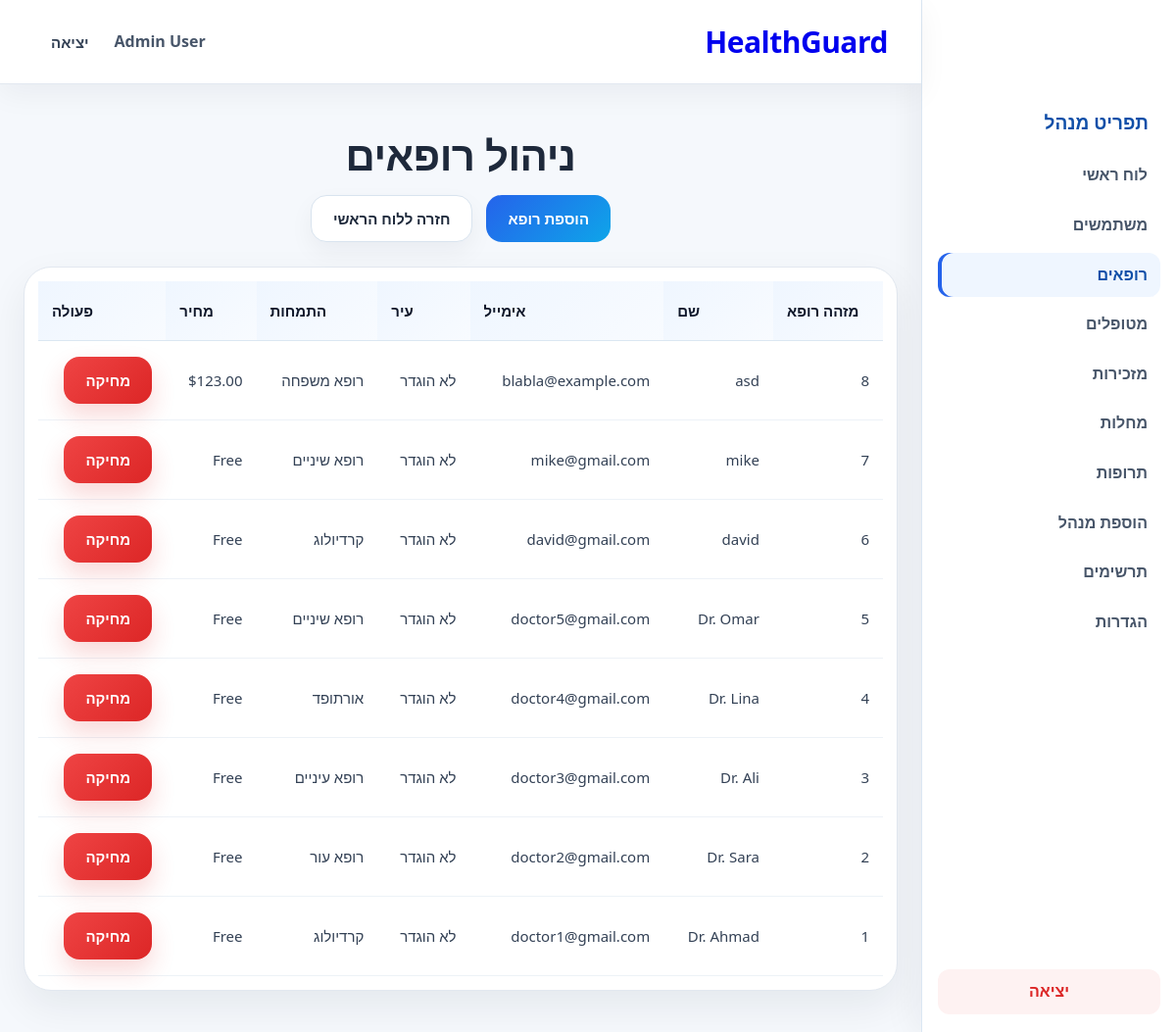
Screenshot of /admin/manage_doctors.php (signed in) with the database file from the repository.
### tables this page shows
CREATE TABLE `doctors` (
  `doctor_id` int(11) NOT NULL,
  `user_id` int(11) NOT NULL,
  `specialization` varchar(100) NOT NULL,
  `consultation_fee` decimal(10,2) DEFAULT NULL
);

CREATE TABLE `users` (
  `user_id` int(11) NOT NULL,
  `name` varchar(100) NOT NULL,
  `role` enum('patient','doctor','admin','secretary') NOT NULL,
  `email` varchar(100) NOT NULL,
  `password` varchar(255) NOT NULL,
  `city` varchar(80) DEFAULT NULL,
  `created_at` timestamp NULL DEFAULT current_timestamp()
);

### db_connection.php (called while the page is built, shortened)
<?php
function HebrewText($value)
{
    $translations = [
        'admin' => 'מנהל',
        'doctor' => 'רופא',
        'patient' => 'מטופל',
        'secretary' => 'מזכירות',
        'pending' => 'ממתין',
        'accepted' => 'אושר',
        'completed' => 'הושלם',
        'cancelled' => 'בוטל',
        'verified' => 'אושר',
        'rejected' => 'נדחה',
        'taken' => 'נלקחה',
        'skipped' => 'דולגה',
        'appointment' => 'תור',
        'medicine' => 'תרופה',
        'message' => 'הודעה',
        'report' => 'דוח',
        'nutrition' => 'תזונה',
        'cardiologist' => 'קרדיולוג',
        'dermatologist' => 'רופא עור',
        'ophthalmologist' => 'רופא עיניים',
        'orthopedic' => 'אורתופד',
        'dentist' => 'רופא שיניים',
        'dietitian' => 'דיאטן',
        'family_doctor' => 'רופא משפחה',
        'Sunday' => 'ראשון',
        'Monday' => 'שני',
        'Tuesday' => 'שלישי',
        'Wednesday' => 'רביעי',
        'Thursday' => 'חמישי',
        'Friday' => 'שישי',
        'Saturday' => 'שבת',
        'male' => 'זכר',
        'female' => 'נקבה',
        'other' => 'אחר',
        'Patients' => 'מטופלים',
        'Doctors' => 'רופאים',
        'Appointments' => 'תורים',
        'Reports' => 'דוחות',
    ];
    return $translations[$value] ?? $value;
}
?>

### admin/manage_doctors.php (the view, shortened to what this page needs)
<?php
include("../db_connection.php");
$conn = OpenCon();
$sql = "SELECT
            doctors.doctor_id,
            users.user_id,
            users.name,
            users.email,
            users.city,
            doctors.specialization,
            doctors.consultation_fee
        FROM doctors
        INNER JOIN users
            ON doctors.user_id=users.user_id
        ORDER BY doctors.doctor_id DESC";
$result = mysqli_query($conn, $sql);
?>
<!DOCTYPE html>
<html lang="he" dir="rtl">
<head>
    <link rel="stylesheet" href="/HealthGuard/style.css">
</head>
<body>
<?php include("../navbar.php"); ?>
<div class="section">
    <h1 class="section-title">ניהול רופאים</h1>
    <div class="hero-actions" style="justify-content:center; margin-bottom:25px;">
        <a href="/HealthGuard/admin/add_doctor.php" class="primary-btn">הוספת רופא</a>
        <a href="/HealthGuard/admin/admin_dashboard.php" class="secondary-btn">חזרה ללוח הראשי</a>
    </div>
    <div class="table-wrapper">
        <table>
            <tr>
                <th>מזהה רופא</th>
                <th>שם</th>
                <th>אימייל</th>
                <th>עיר</th>
                <th>התמחות</th>
                <th>מחיר</th>
                <th>פעולה</th>
            </tr>
            <?php
            while ($row = mysqli_fetch_assoc($result)) {
                $city_text = 'לא הוגדר';
                $fee_text = 'Free';
                if ($row['consultation_fee'] !== null) {
                    $fee_text = '$' . number_format($row['consultation_fee'], 2);
                }
            ?>
            <tr>
                <td><?php echo $row['doctor_id']; ?></td>
                <td><?php echo $row['name']; ?></td>
                <td><?php echo $row['email']; ?></td>
                <td><?php echo $city_text; ?></td>
                <td><?php echo HebrewText($row['specialization']); ?></td>
                <td><?php echo $fee_text; ?></td>
                <td>
                    <a href="/HealthGuard/admin/delete_doctor.php?doctor_id=<?php echo $row['doctor_id']; ?>&user_id=<?php echo $row['user_id']; ?>" class="danger-btn">מחיקה</a>
                </td>
            </tr>
            <?php } ?>
        </table>
    </div>
</div>
</body>
</html>

### navbar.php (shortened to what this page needs)
<?php
$logged_in = isset($_SESSION['user_id'], $_SESSION['role']);
$site_name = "HealthGuard";
if ($logged_in) {
    include_once(__DIR__ . "/db_connection.php");
    $nav_conn = OpenCon();
    $site_sql = "SELECT setting_value
                 FROM system_settings
                 WHERE setting_name='site_name'";
    $site_result = mysqli_query($nav_conn, $site_sql);
    $site_row = null;
    if ($site_result) {
        $site_row = mysqli_fetch_assoc($site_result);
    }
    $site_name = $site_row['setting_value'] ?? $site_name;
}
$menus = [
    'admin' => [
        '/HealthGuard/admin/admin_dashboard.php' => 'לוח ראשי',
        '/HealthGuard/admin/manage_users.php' => 'משתמשים',
        '/HealthGuard/admin/manage_doctors.php' => 'רופאים',
        '/HealthGuard/admin/manage_patients.php' => 'מטופלים',
        '/HealthGuard/admin/manage_secretaries.php' => 'מזכירות',
        '/HealthGuard/admin/manage_illnesses.php' => 'מחלות',
        '/HealthGuard/admin/manage_drugs.php' => 'תרופות',
        '/HealthGuard/admin/add_admin.php' => 'הוספת מנהל',
        '/HealthGuard/admin/charts.php' => 'תרשימים',
        '/HealthGuard/admin/settings.php' => 'הגדרות',
    ],
    'doctor' => [
        '/HealthGuard/doctor/doctor_dashboard.php' => 'לוח ראשי',
        '/HealthGuard/doctor/my_profile.php' => 'הפרופיל שלי',
        '/HealthGuard/doctor/my_patients.php' => 'המטופלים שלי',
        '/HealthGuard/doctor/my_appointments.php' => 'תורים',
        '/HealthGuard/doctor/my_reports.php' => 'דוחות',
        '/HealthGuard/doctor/my_messages.php' => 'הודעות',
        '/HealthGuard/doctor/my_schedule.php' => 'לוח הזמנים שלי',
        '/HealthGuard/notifications.php' => 'התראות',
    ],
    'patient' => [
        '/HealthGuard/patient/patient_dashboard.php' => 'לוח ראשי',
        '/HealthGuard/patient/find_doctor.php' => 'חיפוש רופא',
        '/HealthGuard/patient/my_appointments.php' => 'תורים',
        '/HealthGuard/patient/my_messages.php' => 'הודעות',
        '/HealthGuard/patient/my_doctors.php' => 'הרופאים שלי',
        '/HealthGuard/patient/my_reports.php' => 'דוחות',
        '/HealthGuard/patient/my_medications.php' => 'תרופות',
        '/HealthGuard/patient/my_allergies.php' => 'אלרגיות',
        '/HealthGuard/patient/my_nutrition_plan.php' => 'תוכנית תזונה',
        '/HealthGuard/patient/medical_history.php' => 'היסטוריה רפואית',
        '/HealthGuard/patient/progress.php' => 'ההתקדמות שלי',
        '/HealthGuard/patient/upload_family_report.php' => 'העלאת הפניה',
        '/HealthGuard/patient/my_profile.php' => 'הפרופיל שלי',
        '/HealthGuard/notifications.php' => 'התראות',
    ],
    'secretary' => [
        '/HealthGuard/secretary/secretary_dashboard.php' => 'לוח ראשי',
    ],
];
$current_path = parse_url($_SERVER['REQUEST_URI'] ?? '', PHP_URL_PATH);
$active_aliases = [
    '/HealthGuard/patient/show_doctors.php' => '/HealthGuard/patient/find_doctor.php',
    '/HealthGuard/patient/book_appointment.php' => '/HealthGuard/patient/find_doctor.php',
    '/HealthGuard/patient/edit_appointment.php' => '/HealthGuard/patient/my_appointments.php',
    '/HealthGuard/patient/delete_appointment.php' => '/HealthGuard/patient/my_appointments.php',
    '/HealthGuard/doctor/manage_appointment.php' => '/HealthGuard/doctor/my_appointments.php',
    '/HealthGuard/doctor/manage_nutrition.php' => '/HealthGuard/doctor/my_patients.php',
    '/HealthGuard/secretary/verify_upload.php' => '/HealthGuard/secretary/secretary_dashboard.php',
];
$active_path = $active_aliases[$current_path] ?? $current_path;
$dashboards = [
    '/HealthGuard/admin/admin_dashboard.php',
    '/HealthGuard/doctor/doctor_dashboard.php',
    '/HealthGuard/patient/patient_dashboard.php',
    '/HealthGuard/secretary/secretary_dashboard.php',
];
$show_sidebar = $logged_in && !in_array($current_path, $dashboards);
$role_labels = [
    'admin' => 'מנהל',
    'doctor' => 'רופא',
    'patient' => 'מטופל',
    'secretary' => 'מזכירות',
];
?>
<nav class="navbar">
    <div class="nav-left">
        <a href="/HealthGuard/index.php" class="logo"><?php echo $site_name; ?></a>
    </div>
    <div class="nav-right">
        <?php if ($logged_in) { ?>
            <span class="nav-user"><?php echo $_SESSION['name'] ?? ucfirst($_SESSION['role']); ?></span>
            <a href="/HealthGuard/logout.php" class="nav-logout">יציאה</a>
        <?php } else { ?>
            <a href="/HealthGuard/index.php">בית</a>
            <a href="/HealthGuard/signup.php">הרשמה</a>
        <?php } ?>
    </div>
</nav>
<?php if ($show_sidebar) { ?>
    <aside class="app-sidebar" id="appSidebar">
        <div class="sidebar-heading">
            תפריט <?php echo $role_labels[$_SESSION['role']]; ?>
        </div>
        <div class="sidebar-links">
            <?php foreach ($menus[$_SESSION['role']] ?? [] as $link => $label) { ?>
                <?php
                $active_class = '';
                if ($active_path === $link) {
                    $active_class = ' active';
                }
                ?>
                <a
                    href="<?php echo $link; ?>"
                    class="sidebar-link<?php echo $active_class; ?>"
                >
                    <span><?php echo $label; ?></span>
                </a>
            <?php } ?>
        </div>
        <a href="/HealthGuard/logout.php" class="sidebar-logout">יציאה</a>
    </aside>
<?php } ?>

### style.css (style rules this page uses)
* { margin: 0; padding: 0; box-sizing: border-box; }
html, body { min-height: 100%; font-family: "Segoe UI", Tahoma, Geneva, Verdana, sans-serif; scroll-behavior: smooth; }
html[dir="rtl"] body { direction: rtl; text-align: right; }
body { background: #f5f8fc; color: #1e293b; line-height: 1.6; }
a { text-decoration: none; transition: 0.25s ease; }
.navbar { width: 100%; min-height: 86px; padding: 18px 34px; display: flex; justify-content: space-between; align-items: center; gap: 18px; position: sticky; top: 0; z-index: 1000; background: rgba(255,255,255,0.95); backdrop-filter: blur(14px); border-bottom: 1px solid #e2e8f0; box-shadow: 0 10px 30px rgba(15, 23, 42, 0.05); }
.nav-left { display: flex; align-items: center; }
.logo { font-size: 30px; font-weight: 900; letter-spacing: -0.5px; }
.nav-right { display: flex; align-items: center; gap: 8px; flex-wrap: wrap; justify-content: flex-end; }
.nav-right a { display: inline-flex !important; align-items: center !important; justify-content: center !important; padding: 11px 15px; border-radius: 13px; font-weight: 700; font-size: 15px; color: #334155; opacity: 1 !important; visibility: visible !important; }
.nav-logout { border-radius: 999px !important; padding: 11px 18px !important; }
.nav-user { color: #475569; font-weight: 700; }
body.has-app-sidebar { padding-right: 260px; }
.app-sidebar { position: fixed; top: 0; bottom: 0; right: 0; z-index: 900; width: 260px; display: flex; flex-direction: column; padding: 110px 16px 18px; overflow-y: auto; background: #ffffff; border-left: 1px solid #dbe7f3; box-shadow: -10px 0 30px rgba(15, 23, 42, 0.05); }
.sidebar-heading { padding: 0 12px 16px; color: #0f4fa8; font-size: 19px; font-weight: 900; }
.sidebar-links { display: grid; gap: 5px; }
.sidebar-link, .sidebar-logout { display: flex; align-items: center; justify-content: space-between; min-height: 44px; padding: 10px 13px; border-radius: 12px; color: #475569; font-weight: 700; }
.sidebar-link:hover, .sidebar-link.active { color: #0f4fa8; background: #eff6ff; }
.sidebar-link.active { box-shadow: inset 4px 0 #2563eb; }
.sidebar-logout { justify-content: center; margin-top: auto; color: #dc2626; background: #fef2f2; }
.primary-btn, .secondary-btn, .danger-btn, button, a.primary-btn, a.secondary-btn, a.danger-btn { display: inline-flex !important; align-items: center !important; justify-content: center !important; text-decoration: none !important; font-weight: 800 !important; font-size: 15px !important; line-height: 1 !important; cursor: pointer !important; border-radius: 16px !important; padding: 12px 22px !important; min-height: 48px !important; transition: 0.25s ease !important; border: none; }
.primary-btn, a.primary-btn, button { background: linear-gradient(135deg, #2563eb, #0ea5e9) !important; color: #ffffff !important; }
.secondary-btn, a.secondary-btn { background: #ffffff !important; color: #1e293b !important; border: 1px solid #d9e4ef !important; box-shadow: 0 10px 24px rgba(15, 23, 42, 0.05) !important; }
.danger-btn, a.danger-btn { background: linear-gradient(135deg, #ef4444, #dc2626) !important; color: #ffffff !important; border: none !important; box-shadow: 0 12px 24px rgba(220, 38, 38, 0.18) !important; }
.section { width: 100%; max-width: 1380px; margin: 0 auto; padding: 38px 24px 42px; }
.section-title { font-size: 42px; font-weight: 800; text-align: center; margin-bottom: 8px; letter-spacing: -0.5px; }
.hero-actions { display: flex; justify-content: center; align-items: center; gap: 14px; flex-wrap: wrap; }
.table-wrapper { width: 100%; overflow-x: auto; background: #ffffff; border-radius: 28px; border: 1px solid #e2e8f0; box-shadow: 0 16px 40px rgba(15, 23, 42, 0.07); padding: 14px; }
table { width: 100%; border-collapse: collapse; min-width: 760px; }
table th { text-align: left; padding: 18px 14px; font-size: 15px; font-weight: 900; color: #0f172a; background: linear-gradient(135deg, #eff6ff, #f8fbff); border-bottom: 1px solid #dbe7f2; }
table td { padding: 16px 14px; border-bottom: 1px solid #edf2f7; color: #334155; font-size: 15px; vertical-align: middle; }

### rows the page displays
doctors: doctor_id "8", user.name "asd", user.email "blabla@example.com", city_text "לא הוגדר", specialization "רופא משפחה", consultation_fee "$123.00"
doctors: doctor_id "7", user.name "mike", user.email "mike@gmail.com", city_text "לא הוגדר", specialization "רופא שיניים", fee_text "Free"
doctors: doctor_id "6", user.name "david", user.email "david@gmail.com", city_text "לא הוגדר", specialization "קרדיולוג", fee_text "Free"
doctors: doctor_id "5", user.name "Dr. Omar", user.email "doctor5@gmail.com", city_text "לא הוגדר", specialization "רופא שיניים", fee_text "Free"
doctors: doctor_id "4", user.name "Dr. Lina", user.email "doctor4@gmail.com", city_text "לא הוגדר", specialization "אורתופד", fee_text "Free"
doctors: doctor_id "3", user.name "Dr. Ali", user.email "doctor3@gmail.com", city_text "לא הוגדר", specialization "רופא עיניים", fee_text "Free"
doctors: doctor_id "2", user.name "Dr. Sara", user.email "doctor2@gmail.com", city_text "לא הוגדר", specialization "רופא עור", fee_text "Free"
doctors: doctor_id "1", user.name "Dr. Ahmad", user.email "doctor1@gmail.com", city_text "לא הוגדר", specialization "קרדיולוג", fee_text "Free"

### other values shown
$site_name "HealthGuard"
$_SESSION['name'] "Admin User"
$role_labels[$_SESSION['role']] "מנהל"
$label "לוח ראשי"
$label "משתמשים"
$label "רופאים"
$label "מטופלים"
$label "מזכירות"
$label "מחלות"
$label "תרופות"
$label "הוספת מנהל"
$label "תרשימים"
$label "הגדרות"
